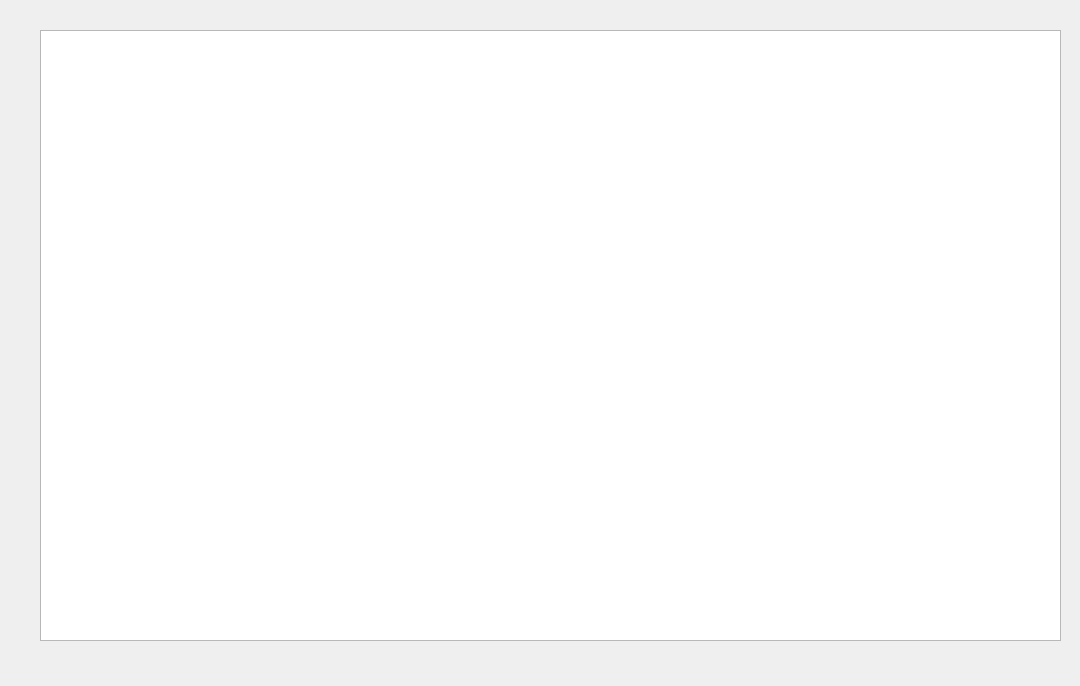
<?xml version="1.0" encoding="UTF-8"?>
<ui version="4.0">
 <class>BasketWidget</class>
 <widget class="QWidget" name="BasketWidget">
  <property name="geometry">
   <rect>
    <x>0</x>
    <y>0</y>
    <width>1080</width>
    <height>686</height>
   </rect>
  </property>
  <property name="windowTitle">
   <string>Form</string>
  </property>
  <widget class="QTableWidget" name="tableWidget">
   <property name="geometry">
    <rect>
     <x>40</x>
     <y>30</y>
     <width>1021</width>
     <height>611</height>
    </rect>
   </property>
  </widget>
 </widget>
 <resources/>
 <connections/>
</ui>
